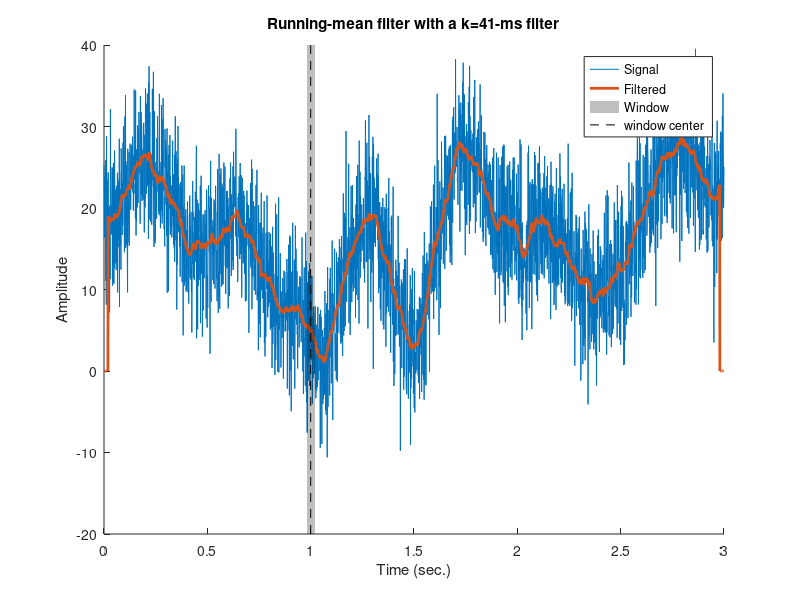

Recreate this plot in MATLAB.
%%
%     COURSE: Signal processing problems, solved in MATLAB and Python
%    SECTION: Time-domain denoising
%      VIDEO: Mean-smooth a time series
% Instructor: sincxpress.com
%
%%

% create signal
srate = 1000; % Hz
time  = 0:1/srate:3;
n     = length(time);
p     = 15; % poles for random interpolation

% noise level, measured in standard deviations
noiseamp = 5;

% amplitude modulator and noise level
ampl   = interp1(rand(p,1)*30,linspace(1,p,n));
noise  = noiseamp * randn(size(time));
signal = ampl + noise;

% initialize filtered signal vector
filtsig = zeros(size(signal));
%with this part, it will make the graph
%have uncontrollable starts while having same
%pattern with the commented line of code below
%filtsig = signal;

% implement the running mean filter
k = 20; % filter window is actually k*2+1
for i=k+1:n-k-1
    % each point is the average of k surrounding points
    filtsig(i) = mean(signal(i-k:i+k));
end

% compute window size in ms
windowsize = 1000*(k*2+1) / srate;


% plot the noisy and filtered signals
figure(1), clf, hold on
plot(time,signal, time,filtsig, 'linew',2)

% draw a patch to indicate the window size
tidx = dsearchn(time',1);
ylim = get(gca,'ylim');
patch(time([ tidx-k tidx-k tidx+k tidx+k ]),ylim([ 1 2 2 1 ]),'k','facealpha',.25,'linestyle','none')
plot(time([tidx tidx]),ylim,'k--')

xlabel('Time (sec.)'), ylabel('Amplitude')
title([ 'Running-mean filter with a k=' num2str(round(windowsize)) '-ms filter' ])
legend({'Signal';'Filtered';'Window';'window center'})

zoom on

%% done.
